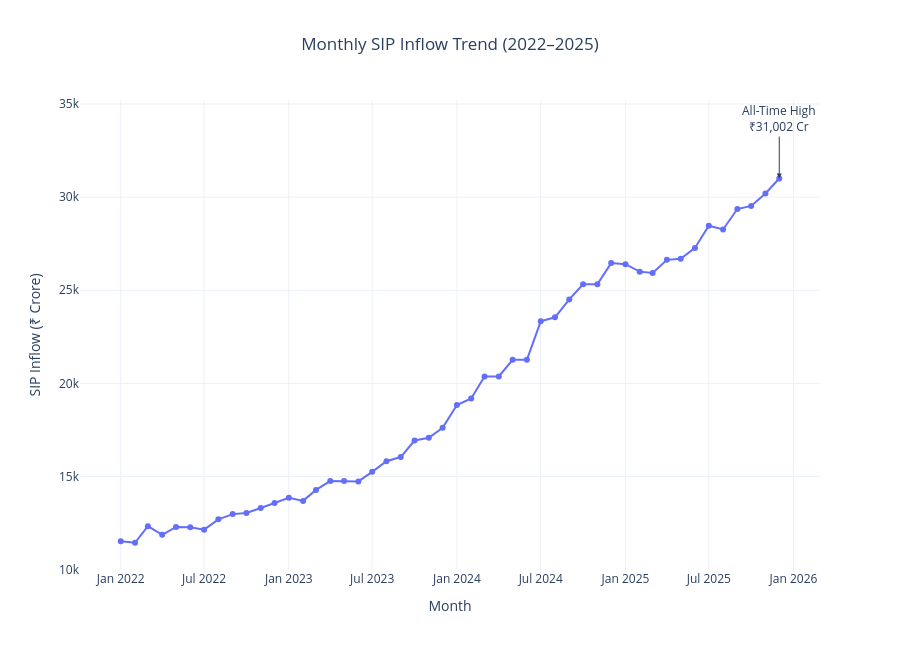

The notebook cell this image was saved under:
### Code cell
fig = px.line(
    sip_plot,
    x="month",
    y="sip_inflow_crore",
    markers=True,
    title="Monthly SIP Inflow Trend (2022–2025)",
    labels={
        "month": "Month",
        "sip_inflow_crore": "SIP Inflow (₹ Crore)"
    }
)

# Highest SIP inflow
max_row = sip_plot.loc[sip_plot["sip_inflow_crore"].idxmax()]

fig.add_annotation(
    x=max_row["month"],
    y=max_row["sip_inflow_crore"],
    text=f"All-Time High<br>₹{max_row['sip_inflow_crore']:,.0f} Cr",
    showarrow=True,
    arrowhead=2,
    ax=0,
    ay=-60
)

fig.update_layout(
    template="plotly_white",
    title_x=0.5,
    height=650
)

fig.show()

### Figure 1 — Plotly figure (JSON) as saved in the notebook; plotly's stock layout.template omitted (floating-point values rounded to 4 significant figures)
{"data": [{"hovertemplate": "Month=%{x}<br>SIP Inflow (₹ Crore)=%{y}<extra></extra>", "legendgroup": "", "line": {"color": "#636efa", "dash": "solid"}, "marker": {"symbol": "circle"}, "mode": "lines+markers", "name": "", "orientation": "v", "showlegend": false, "type": "scatter", "x": ["2022-01-01T00:00:00.000000", "2022-02-01T00:00:00.000000", "2022-03-01T00:00:00.000000", "2022-04-01T00:00:00.000000", "2022-05-01T00:00:00.000000", "2022-06-01T00:00:00.000000", "2022-07-01T00:00:00.000000", "2022-08-01T00:00:00.000000", "2022-09-01T00:00:00.000000", "2022-10-01T00:00:00.000000", "2022-11-01T00:00:00.000000", "2022-12-01T00:00:00.000000", "2023-01-01T00:00:00.000000", "2023-02-01T00:00:00.000000", "2023-03-01T00:00:00.000000", "2023-04-01T00:00:00.000000", "2023-05-01T00:00:00.000000", "2023-06-01T00:00:00.000000", "2023-07-01T00:00:00.000000", "2023-08-01T00:00:00.000000", "2023-09-01T00:00:00.000000", "2023-10-01T00:00:00.000000", "2023-11-01T00:00:00.000000", "2023-12-01T00:00:00.000000", "2024-01-01T00:00:00.000000", "2024-02-01T00:00:00.000000", "2024-03-01T00:00:00.000000", "2024-04-01T00:00:00.000000", "2024-05-01T00:00:00.000000", "2024-06-01T00:00:00.000000", "2024-07-01T00:00:00.000000", "2024-08-01T00:00:00.000000", "2024-09-01T00:00:00.000000", "2024-10-01T00:00:00.000000", "2024-11-01T00:00:00.000000", "2024-12-01T00:00:00.000000", "2025-01-01T00:00:00.000000", "2025-02-01T00:00:00.000000", "2025-03-01T00:00:00.000000", "2025-04-01T00:00:00.000000", "2025-05-01T00:00:00.000000", "2025-06-01T00:00:00.000000", "2025-07-01T00:00:00.000000", "2025-08-01T00:00:00.000000", "2025-09-01T00:00:00.000000", "2025-10-01T00:00:00.000000", "2025-11-01T00:00:00.000000", "2025-12-01T00:00:00.000000"], "xaxis": "x", "y": [11517, 11438, 12328, 11863, 12286, 12276, 12140, 12694, 12976, 13040, 13306, 13573, 13856, 13687, 14276, 14749, 14749, 14734, 15245, 15814, 16042, 16928, 17073, 17610, 18838, 19187, 20371, 20371, 21262, 21262, 23332, 23547, 24509, 25323, 25320, 26459, 26400, 25999, 25926, 26632, 26688, 27274, 28464, 28265, 29361, 29529, 30200, 31002], "yaxis": "y"}], "layout": {"annotations": [{"arrowhead": 2, "ax": 0, "ay": -60, "showarrow": true, "text": "All-Time High<br>₹31,002 Cr", "x": "2025-12-01T00:00:00", "y": 31002}], "height": 650, "legend": {"tracegroupgap": 0}, "title": {"text": "Monthly SIP Inflow Trend (2022–2025)", "x": 0.5}, "xaxis": {"anchor": "y", "domain": [0, 1], "title": {"text": "Month"}}, "yaxis": {"anchor": "x", "domain": [0, 1], "title": {"text": "SIP Inflow (₹ Crore)"}}}}
